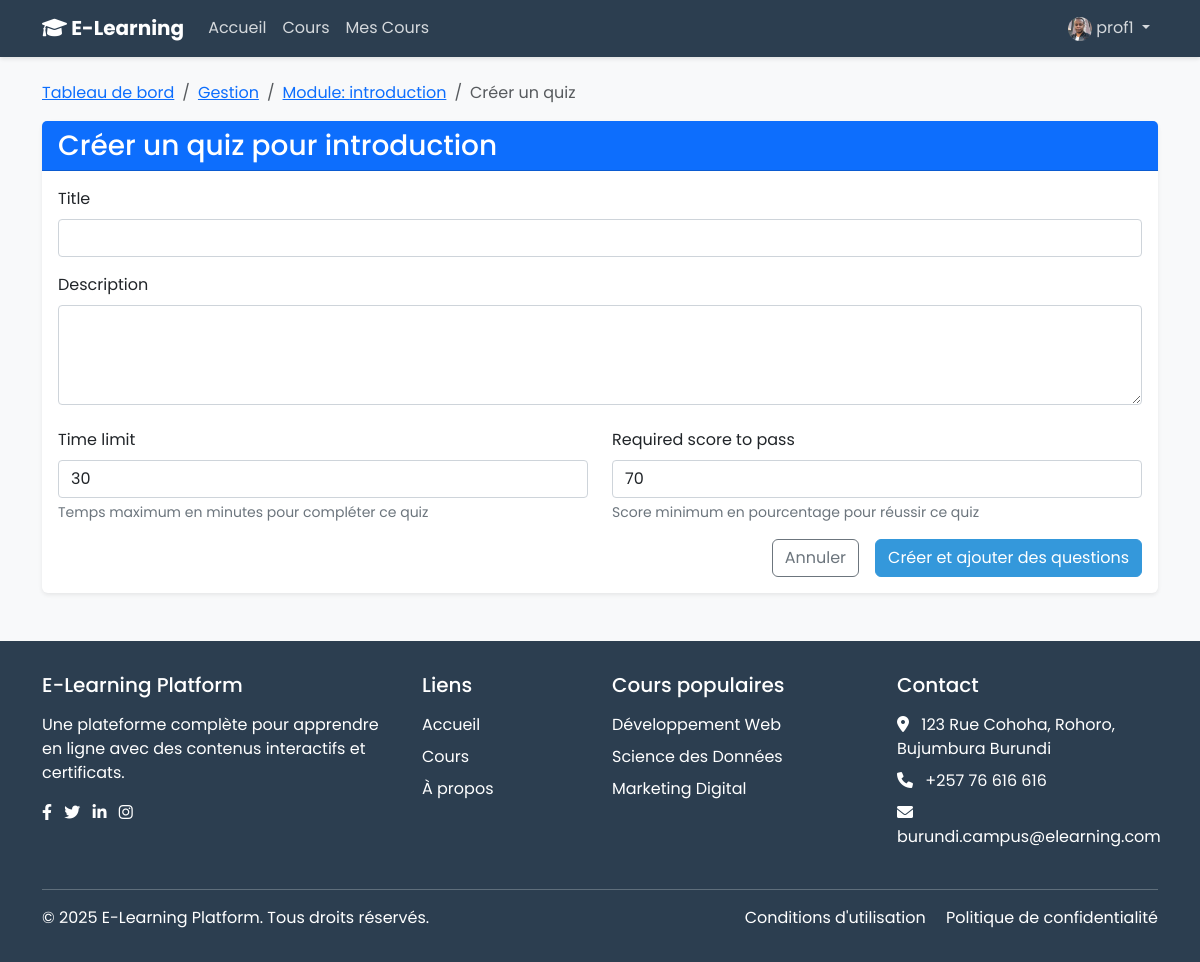
Page /quizzes/module/3/create/ (signed in) on the committed database.
### accounts/models.py (models this page shows, shortened)
class User(AbstractUser):
    is_student = models.BooleanField(default=False)
    is_instructor = models.BooleanField(default=False)
    bio = models.TextField(blank=True)
    profile_picture = models.ImageField(upload_to='profile_pics/', blank=True, null=True)

### courses/models.py (models this page shows, shortened)
class Course(models.Model):
    STATUS_CHOICES = (
        ('draft', 'Brouillon'),
        ('published', 'Publié'),
        ('archived', 'Archivé'),
    )
    LEVEL_CHOICES = (
        ('beginner', 'Débutant'),
        ('intermediate', 'Intermédiaire'),
        ('advanced', 'Avancé'),
    )
    title = models.CharField(max_length=200)
    slug = models.SlugField(max_length=200, unique=True)
    overview = models.TextField()
    created = models.DateTimeField(auto_now_add=True)
    updated = models.DateTimeField(auto_now=True)
    status = models.CharField(max_length=10, choices=STATUS_CHOICES, default='draft')
    category = models.ForeignKey(Category, related_name='courses', on_delete=models.CASCADE)
    instructor = models.ForeignKey(User, related_name='courses_created', on_delete=models.CASCADE)
    students = models.ManyToManyField(User, related_name='courses_enrolled', blank=True)
    level = models.CharField(max_length=15, choices=LEVEL_CHOICES, default='beginner')
    thumbnail = models.ImageField(upload_to='course_thumbnails/', blank=True, null=True)
    price = models.DecimalField(max_digits=10, decimal_places=2, default=0.00)
    discount_price = models.DecimalField(max_digits=10, decimal_places=2, blank=True, null=True)
    requirements = models.TextField(blank=True, help_text="Connaissances préalables nécessaires pour ce cours")
    objectives = models.TextField(blank=True, help_text="Objectifs d'apprentissage pour ce cours")
    duration = models.PositiveIntegerField(default=0, help_text="Durée estimée du cours en heures")
    class Meta:
        ordering = ['-created']

class Module(models.Model):
    course = models.ForeignKey(Course, related_name='modules', on_delete=models.CASCADE)
    title = models.CharField(max_length=200)
    description = models.TextField(blank=True)
    order = models.PositiveIntegerField(default=0)
    class Meta:
        ordering = ['order']

### quizzes/views.py (the view)
# urls.py: path('module/<int:module_id>/create/', views.create_quiz, name='create_quiz'),
@login_required
def create_quiz(request, module_id):
    if not request.user.is_instructor:
        return HttpResponseForbidden("Vous n'avez pas l'autorisation d'accéder à cette page.")
    module = get_object_or_404(Module, id=module_id, course__instructor=request.user)
    course = module.course
    if request.method == 'POST':
        form = QuizForm(request.POST)
        if form.is_valid():
            quiz = form.save(commit=False)
            quiz.module = module
            quiz.save()
            messages.success(request, f"Le quiz '{quiz.title}' a été créé avec succès.")
            return redirect('quiz_questions', quiz_id=quiz.id)
    else:
        form = QuizForm()
    return render(request, 'quizzes/instructor/create_quiz.html', {
        'form': form,
        'module': module,
        'course': course
    })

### quizzes/forms.py
class QuizForm(forms.ModelForm):
    class Meta:
        model = Quiz
        fields = ['title', 'description', 'time_limit', 'required_score_to_pass']
        widgets = {
            'description': forms.Textarea(attrs={'rows': 3}),
        }
        help_texts = {
            'required_score_to_pass': 'Score minimum en pourcentage pour réussir ce quiz',
            'time_limit': 'Temps maximum en minutes pour compléter ce quiz'
        }

### templates/quizzes/instructor/create_quiz.html (shortened to what this page needs)
{% extends 'base.html' %}
{% block content %}
<div class="container my-4">
    <nav aria-label="breadcrumb">
        <ol class="breadcrumb">
            <li class="breadcrumb-item"><a href="{% url 'courses:instructor_courses' %}">Tableau de bord</a></li>
            <li class="breadcrumb-item"><a href="{% url 'courses:course_modules' course.slug %}">{{ course.title }}</a></li>
            <li class="breadcrumb-item"><a href="{% url 'courses:module_content_list' module.id %}">Module: {{ module.title }}</a></li>
            <li class="breadcrumb-item active">Créer un quiz</li>
        </ol>
    </nav>
    <div class="card shadow-sm">
        <div class="card-header bg-primary text-white">
            <h3 class="mb-0">Créer un quiz pour {{ module.title }}</h3>
        </div>
        <div class="card-body">
            <form method="post">
                <div class="mb-3">
                    <label for="{{ form.title.id_for_label }}" class="form-label">{{ form.title.label }}</label>
                    {{ form.title }}
                </div>
                <div class="mb-3">
                    <label for="{{ form.description.id_for_label }}" class="form-label">{{ form.description.label }}</label>
                    {{ form.description }}
                </div>
                <div class="row">
                    <div class="col-md-6">
                        <div class="mb-3">
                            <label for="{{ form.time_limit.id_for_label }}" class="form-label">{{ form.time_limit.label }}</label>
                            {{ form.time_limit }}
                            <div class="form-text">{{ form.time_limit.help_text }}</div>
                        </div>
                    </div>
                    <div class="col-md-6">
                        <div class="mb-3">
                            <label for="{{ form.required_score_to_pass.id_for_label }}" class="form-label">{{ form.required_score_to_pass.label }}</label>
                            {{ form.required_score_to_pass }}
                            <div class="form-text">{{ form.required_score_to_pass.help_text }}</div>
                        </div>
                    </div>
                </div>
                <div class="d-grid gap-2 d-md-flex justify-content-md-end">
                    <a href="{% url 'courses:module_content_list' module.id %}" class="btn btn-outline-secondary me-md-2">Annuler</a>
                    <button type="submit" class="btn btn-primary">Créer et ajouter des questions</button>
                </div>
            </form>
        </div>
    </div>
</div>
{% endblock %}

### templates/base.html (shortened to what this page needs)
<!DOCTYPE html>
<html lang="fr">
<head>
    <link href="https://cdn.jsdelivr.net/npm/bootstrap@5.3.0/dist/css/bootstrap.min.css" rel="stylesheet">
    <link href="https://cdnjs.cloudflare.com/ajax/libs/font-awesome/6.0.0-beta3/css/all.min.css" rel="stylesheet">
</head>
<body>
    <nav class="navbar navbar-expand-lg navbar-dark">
        <div class="container">
            <a class="navbar-brand" href="{% url 'home' %}">
                <i class="fas fa-graduation-cap"></i> E-Learning
            </a>
            <div class="collapse navbar-collapse" id="navbarNav">
                <ul class="navbar-nav me-auto">
                    <li class="nav-item">
                        <a class="nav-link" href="{% url 'home' %}">Accueil</a>
                    </li>
                    <li class="nav-item">
                        <a class="nav-link" href="{% url 'courses:course_list' %}">Cours</a>
                    </li>
                    {% if user.is_authenticated and user.is_instructor %}
                    <li class="nav-item">
                        <a class="nav-link" href="{% url 'courses:instructor_courses' %}">Mes Cours</a>
                    </li>
                    {% endif %}
                </ul>
                <ul class="navbar-nav">
                    {% if user.is_authenticated %}
                    <li class="nav-item dropdown">
                        <a class="nav-link dropdown-toggle" href="#" id="navbarDropdown" role="button" data-bs-toggle="dropdown">
                            {% if user.profile_picture %}
                            <img src="{{ user.profile_picture.url }}" alt="{{ user.username }}" class="rounded-circle" width="24" height="24">
                            {% else %}
                            <i class="fas fa-user-circle"></i>
                            {% endif %}
                            {{ user.username }}
                        </a>
                    </li>
                    {% endif %}
                </ul>
            </div>
        </div>
    </nav>
    <main>
        {% block content %}{% endblock %}
    </main>
    <footer class="footer mt-5">
        <div class="container">
            <div class="row">
                <div class="col-md-4 mb-4 mb-md-0">
                    <h5 class="mb-3">E-Learning Platform</h5>
                    <p class="mb-3">Une plateforme complète pour apprendre en ligne avec des contenus interactifs et certificats.</p>
                    <div class="social-icons">
                        <a href="#" class="text-white me-2"><i class="fab fa-facebook-f"></i></a>
                        <a href="#" class="text-white me-2"><i class="fab fa-twitter"></i></a>
                        <a href="#" class="text-white me-2"><i class="fab fa-linkedin-in"></i></a>
                        <a href="#" class="text-white"><i class="fab fa-instagram"></i></a>
                    </div>
                </div>
                <div class="col-md-2 mb-4 mb-md-0">
                    <h5 class="mb-3">Liens</h5>
                    <ul class="list-unstyled">
                        <li class="mb-2"><a href="{% url 'home' %}" class="text-white text-decoration-none">Accueil</a></li>
                        <li class="mb-2"><a href="{% url 'courses:course_list' %}" class="text-white text-decoration-none">Cours</a></li>
                        <li><a href="#" class="text-white text-decoration-none">À propos</a></li>
                    </ul>
                </div>
                <div class="col-md-3 mb-4 mb-md-0">
                    <h5 class="mb-3">Cours populaires</h5>
                    <ul class="list-unstyled">
                        <li class="mb-2"><a href="#" class="text-white text-decoration-none">Développement Web</a></li>
                        <li class="mb-2"><a href="#" class="text-white text-decoration-none">Science des Données</a></li>
                        <li><a href="#" class="text-white text-decoration-none">Marketing Digital</a></li>
                    </ul>
                </div>
                <div class="col-md-3">
                    <h5 class="mb-3">Contact</h5>
                    <ul class="list-unstyled">
                        <li class="mb-2"><i class="fas fa-map-marker-alt me-2"></i> 123 Rue Cohoha, Rohoro, Bujumbura Burundi</li>
                        <li class="mb-2"><i class="fas fa-phone me-2"></i> +257 76 616 616</li>
                        <li><i class="fas fa-envelope me-2"></i> burundi.campus@elearning.com</li>
                    </ul>
                </div>
            </div>
            <hr class="mt-4 border-light">
            <div class="row">
                <div class="col-md-6 text-md-start text-center">
                    <p class="mb-0">&copy; 2025 E-Learning Platform. Tous droits réservés.</p>
                </div>
                <div class="col-md-6 text-md-end text-center">
                    <p class="mb-0">
                        <a href="#" class="text-white text-decoration-none me-3">Conditions d'utilisation</a>
                        <a href="#" class="text-white text-decoration-none">Politique de confidentialité</a>
                    </p>
                </div>
            </div>
        </div>
    </footer>
</body>
</html>

### templates/base.html (style rules this page uses)
:root { --primary-color: #2c3e50; --secondary-color: #3498db; --accent-color: #e74c3c; --bg-light: #f8f9fa; --text-color: #333; }
body { font-family: 'Poppins', sans-serif; background-color: var(--bg-light); color: var(--text-color); }
.navbar { background-color: var(--primary-color); box-shadow: 0 2px 4px rgba(0, 0, 0, 0.1); }
.navbar-brand { font-weight: 700; color: white; }
.nav-link { color: rgba(255, 255, 255, 0.8); transition: color 0.3s; }
.btn-primary { background-color: var(--secondary-color); border-color: var(--secondary-color); }
.card { border: none; box-shadow: 0 5px 15px rgba(0, 0, 0, 0.05); transition: transform 0.3s; }
.footer { background-color: var(--primary-color); color: white; padding: 2rem 0; }

### templates/quizzes/instructor/create_quiz.html (style rules this page uses)
form input[type="text"], form input[type="number"], form textarea, form select { width: 100%; padding: 0.375rem 0.75rem; font-size: 1rem; font-weight: 400; line-height: 1.5; color: #212529; background-color: #fff; background-clip: padding-box; border: 1px solid #ced4da; border-radius: 0.25rem; transition: border-color 0.15s ease-in-out, box-shadow 0.15s ease-in-out; }
form textarea { min-height: 100px; }
form .form-text { margin-top: 0.25rem; font-size: 0.875em; color: #6c757d; }

### rows in the picture
User: profile_picture (picture), username "prof1"
Course: title "Gestion"
Module: title "introduction"
